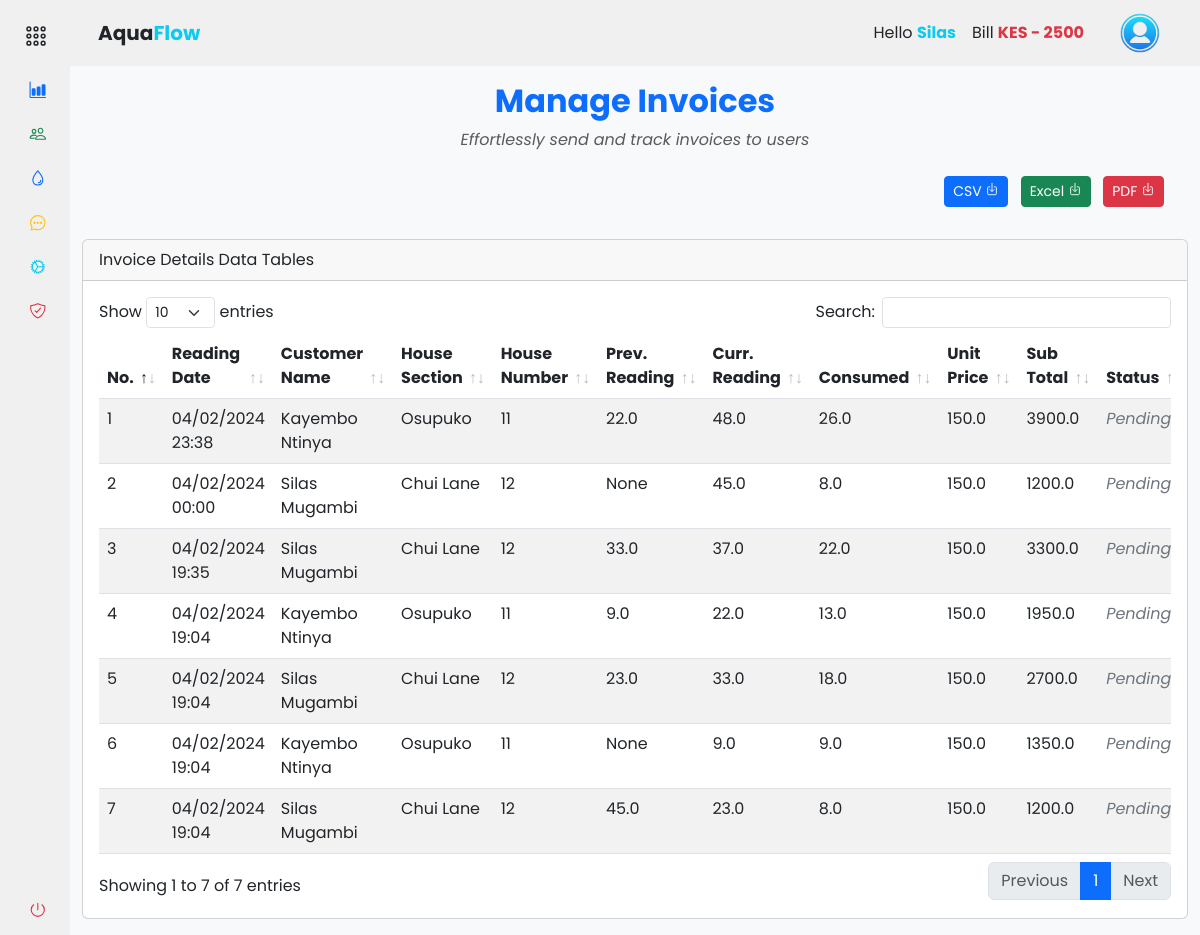
The page /accounts/records/billing (signed in) on the database its author committed.
### app/backend/models/user.py (models this page shows, shortened)
class User(db.Model, UserMixin):
    id = db.Column(db.Integer, primary_key=True)
    mobile_number = db.Column(db.String(20), unique=True, nullable=False)
    password_hash = db.Column(db.String(128), nullable=False)
    first_name = db.Column(db.String(50))
    last_name = db.Column(db.String(50))
    email = db.Column(db.String(120))
    house_section = db.Column(db.String(50))
    house_number = db.Column(db.String(20))
    profile_image = db.Column(db.String(255))
    is_active = db.Column(db.Boolean, default=True)
    is_admin = db.Column(db.Boolean, default=False)
    meter_readings = db.relationship('MeterReading', backref='user', lazy=True)
    payments = db.relationship('Payment', backref='user', lazy=True)

class MeterReading(db.Model):
    id = db.Column(db.Integer, primary_key=True)
    timestamp = db.Column(db.DateTime, default=datetime.now(timezone.utc) + timedelta(hours=3), nullable=False)
    house_section = db.Column(db.String(50))
    house_number = db.Column(db.String(20))
    reading_value = db.Column(db.Float)
    reading_status = db.Column(db.Boolean, default=False)
    user_id = db.Column(db.Integer, db.ForeignKey('user.id'), nullable=False)
    customer_name = db.Column(db.String(50))
    consumed = db.Column(db.Float)
    unit_price = db.Column(db.Float)
    total_price = db.Column(db.Float)

### app/backend/accounts/records/routes.py (the view)
@records_bp.route('/billing')
@login_required
def billing():
    if current_user.is_authenticated:
        billing_data = (
            db.session.query(
                MeterReading.id,
                MeterReading.timestamp,
                User.first_name,
                User.last_name,
                MeterReading.house_section,
                MeterReading.house_number,
                User.is_active,
                MeterReading.customer_name,
                func.lag(MeterReading.reading_value)
                .over(partition_by=(MeterReading.house_section, MeterReading.house_number), order_by=MeterReading.timestamp)
                .label('prev_reading'),
                MeterReading.reading_value.label('curr_reading'),
                MeterReading.consumed,
                MeterReading.unit_price,
                MeterReading.total_price
            )
            .join(User)
            .filter(User.id == current_user.id)
            .order_by(MeterReading.timestamp.desc())
            .all()
        )
        return render_template('accounts/billing.html', hide_footer=True, billing_data=billing_data)
    else:
        return redirect(url_for('auth.login'))

### app/backend/accounts/accounts_context.py (called while the page is built)
def accounts_context():
    people = 'silas'
    bill = int('2500')
    return {'people': people, 'bill': bill}

def inject_now():
    return {'now': datetime.utcnow() + timedelta(hours=3)}

### app/assets/templates/accounts/billing.html (shortened to what this page needs)
{% extends "base.html" %} {% block content %}
<div class="container-fluid">
  <div class="text-center mt-3">
    <h2 class="mb-2 fw-bold text-primary">Manage Invoices</h2>
    <p class="mb-4 text-muted fst-italic">
      Effortlessly send and track invoices to users
    </p>
  </div>
  <div class="row">
    <div class="col-md-12">
      <div class="mb-3 float-end me-3">
        <a
          href="#"
          class="btn btn-sm me-2 btn-primary"
          download="people_list.csv"
        >
          CSV <ion-icon name="download-outline"></ion-icon>
        </a>
        <a
          href="#"
          class="btn btn-sm me-2 btn-success"
          download="people_list.xlsx"
        >
          Excel <ion-icon name="download-outline"></ion-icon>
        </a>
        <a
          href="#"
          class="btn btn-sm me-2 btn-danger"
          download="people_list.pdf"
        >
          PDF <ion-icon name="download-outline"></ion-icon>
        </a>
      </div>
    </div>
  </div>
  <div class="col-md-12">
    <div class="card mt-3 mb-3">
      <div class="card-header">Invoice Details Data Tables</div>
      <div class="card-body">
        <div class="table-responsive">
          <table class="table table-striped data-table" style="width: 100%">
            <thead>
              <tr>
                <th scope="col">No.</th>
                <th scope="col">Reading Date</th>
                <th scope="col">Customer Name</th>
                <th scope="col">House Section</th>
                <th scope="col">House Number</th>
                <th scope="col">Prev. Reading</th>
                <th scope="col">Curr. Reading</th>
                <th scope="col">Consumed</th>
                <th scope="col">Unit Price</th>
                <th scope="col">Sub Total</th>
                <th scope="col">Status</th>
              </tr>
            </thead>
            <tbody>
              {% if billing_data %} {% for entry in billing_data |
              sort(attribute='id', reverse=true) %}
              <tr>
                <td>{{ loop.index }}</td>
                <td>{{ entry.timestamp.strftime('%d/%m/%Y %H:%M') }}</td>
                <td>{{ entry.customer_name.title() }}</td>
                <td>{{ entry.house_section.title() }}</td>
                <td>{{ entry.house_number }}</td>
                <td>{{ entry.prev_reading }}</td>
                <td>{{ entry.curr_reading }}</td>
                <td>{{ entry.consumed }}</td>
                <td>{{ entry.unit_price }}</td>
                <td>{{ entry.total_price }}</td>
                <td
                  class="fst-italic {% if entry.is_active %}text-secondary{% else %}text-success{% endif %}"
                >
                  {{ "Pending" if entry.is_active else "Cleared" }}
                </td>
              </tr>
              {% endfor %} {% else %}
              <tr>
                <td colspan="12">No billing data available</td>
              </tr>
              {% endif %}
            </tbody>
          </table>
        </div>
      </div>
    </div>
  </div>
</div>
{% endblock %}

### app/assets/templates/components/navbar.html (shortened to what this page needs)
{% if not hide_navbar %}
<header
  id="navbar"
  class="navbar navbar-expand-lg sticky-sm-top {% if not current_user.is_authenticated %}bg-dark{% endif %}"
>
  <div class="container-fluid">
    <a
      class="navbar-brand text-center d-flex align-items-center fw-bold ms-3 {% if not current_user.is_authenticated %}text-light{% else %}text-dark{% endif %}"
      href="#"
    >
      Aqua<span class="text-info">Flow</span>
    </a>
    <div class="collapse navbar-collapse" id="navbarToggler">
      <div class="d-flex align-items-center ms-auto">
         {% if current_user.is_authenticated %}
        <ul class="navbar-nav me-3">
          <li class="nav-item">
            <a class="nav-link text-dark">
              Hello
              <span class="text-info fw-bold"
                >{{ current_user.first_name.title() }}</span
              >
            </a>
          </li>
          <li class="nav-item">
            <a class="nav-link text-dark">
              Bill
              <span
                class="fw-bold {% if bill > 0 %}text-danger{% else %}text-success{% endif %}"
                >KES {% if bill > 0 %}-{% endif %} {{ bill }}</span
              >
            </a>
          </li>
        </ul>
        <div class="btn-group">
          <button
            type="button"
            class="btn navbar-brand rounded-circle border-0"
            data-bs-toggle="dropdown"
            aria-expanded="false"
          >
            <img
              src="{{ url_for('static', filename='images/user.png') }}"
              alt="logo image"
              height="40px"
              width="40px"
            />
          </button>
        </div>
        {% endif %}
      </div>
    </div>
  </div>
</header>
{% endif %}

### app/assets/static/css/styles.css (style rules this page uses)
a { text-decoration: none; cursor: pointer; }
li { list-style: none; }
button { border: none !important; outline: none; }
body { font-family: "Poppins", sans-serif; }
.navbar, #sidebar { background-color: #f0f0f0; z-index: 1000; }

### rows shown on the page
User: first_name "Silas"
MeterReading: timestamp "04/02/2024 23:38", customer_name "Kayembo Ntinya", house_section "Osupuko", house_number "11", prev_reading "22.0", curr_reading "48.0", consumed "26.0", unit_price "150.0", total_price "3900.0", is_active "Pending"
MeterReading: timestamp "04/02/2024 00:00", customer_name "Silas Mugambi", house_section "Chui Lane", house_number "12", prev_reading "None", curr_reading "45.0", consumed "8.0", unit_price "150.0", total_price "1200.0", is_active "Pending"
MeterReading: timestamp "04/02/2024 19:35", customer_name "Silas Mugambi", house_section "Chui Lane", house_number "12", prev_reading "33.0", curr_reading "37.0", consumed "22.0", unit_price "150.0", total_price "3300.0", is_active "Pending"
MeterReading: timestamp "04/02/2024 19:04", customer_name "Kayembo Ntinya", house_section "Osupuko", house_number "11", prev_reading "9.0", curr_reading "22.0", consumed "13.0", unit_price "150.0", total_price "1950.0", is_active "Pending"
MeterReading: timestamp "04/02/2024 19:04", customer_name "Silas Mugambi", house_section "Chui Lane", house_number "12", prev_reading "23.0", curr_reading "33.0", consumed "18.0", unit_price "150.0", total_price "2700.0", is_active "Pending"
MeterReading: timestamp "04/02/2024 19:04", customer_name "Kayembo Ntinya", house_section "Osupuko", house_number "11", prev_reading "None", curr_reading "9.0", consumed "9.0", unit_price "150.0", total_price "1350.0", is_active "Pending"
MeterReading: timestamp "04/02/2024 19:04", customer_name "Silas Mugambi", house_section "Chui Lane", house_number "12", prev_reading "45.0", curr_reading "23.0", consumed "8.0", unit_price "150.0", total_price "1200.0", is_active "Pending"

### other values the page prints
{{ bill }} "2500"
